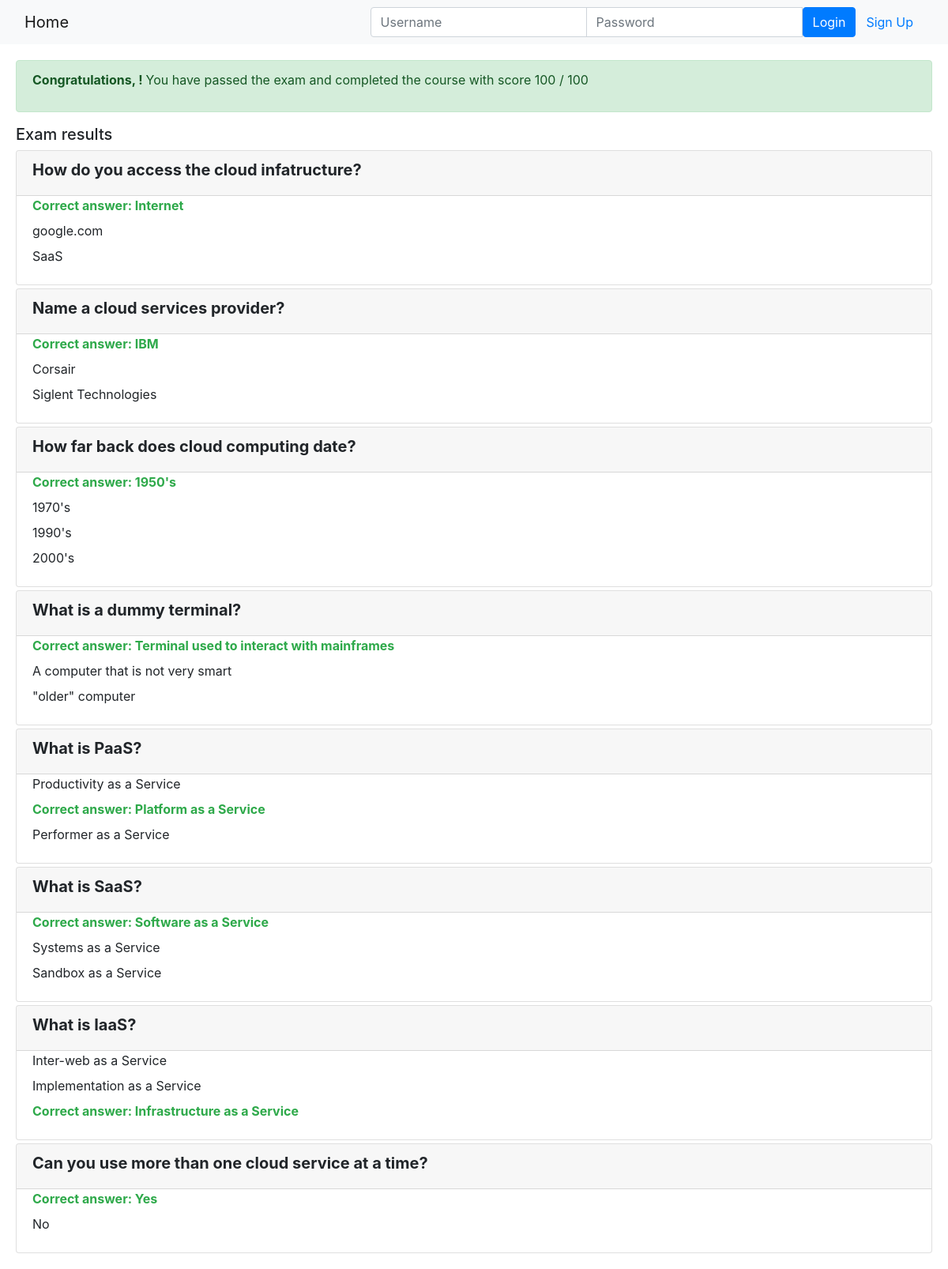
Page /onlinecourse/course/1/submission/1/result/ on the committed database.
### onlinecourse/models.py (models this page shows, shortened)
class Question(models.Model):
    lesson_id = models.ForeignKey(Lesson, on_delete=models.CASCADE)
    question_text = models.TextField()
    grade = models.IntegerField()

class Choice(models.Model):
    question_id = models.ForeignKey(Question, on_delete=models.CASCADE)
    choice_text = models.TextField()
    is_correct = models.BooleanField()

### onlinecourse/views.py (the view)
# urls.py: path('course/<int:course_id>/submission/<int:submission_id>/result/', views.show_exam_result, name = 'show_exam_result'),
def show_exam_result(request, course_id, submission_id):
    context = {}
    course = Course.objects.get(id = course_id)
    submit = Submission.objects.get(id = submission_id)
    selected = Submission.objects.filter(id = submission_id).values_list('choices',flat = True)
    score = 0
    for i in submit.choices.all().filter(is_correct=True).values_list('question_id'):
        score += Question.objects.filter(id=i[0]).first().grade
    context['selected'] = selected
    context['grade'] = score
    context['course'] = course
    return  render(request, 'onlinecourse/exam_result_bootstrap.html', context)

### onlinecourse/templates/onlinecourse/exam_result_bootstrap.html (shortened to what this page needs)
<!DOCTYPE html>
<html lang="en">
<head>
    {% load static %}
    <link rel="stylesheet" href="https://maxcdn.bootstrapcdn.com/bootstrap/4.5.2/css/bootstrap.min.css">
</head>
<body>
 <nav class="navbar navbar-light bg-light">
    <div class="container-fluid">
        <div class="navbar-header">
              <a class="navbar-brand" href="{% url 'onlinecourse:index' %}">Home</a>
        </div>
        <ul class="nav navbar-nav navbar-right">
            {% if user.is_authenticated %}
            <li>
                <a class="btn btn-link" href="#">{{ user.first_name }}({{ user.username }})</a>
                <a class="btn btn-link" href="{% url 'onlinecourse:logout' %}">Logout</a>
            </li>
            {% else %}
            <li>
                <form class="form-inline" action="{% url 'onlinecourse:login' %}" method="post">
                    <div class="input-group">
                        <input type="text" class="form-control" placeholder="Username" name="username" >
                        <input type="password" class="form-control" placeholder="Password" name="psw" >
                        <button class="btn btn-primary" type="submit">Login</button>
                        <a class="btn btn-link" href="{% url 'onlinecourse:registration' %}">Sign Up</a>
                    </div>
                </form>
            </li>
            {% endif %}
        </ul>
    </div>
</nav>
<div class="container-fluid" style='padding: 20px;'>
    {% if grade > 80 %}
    <div class="alert alert-success">
        <p><b>Congratulations, {{user.first_name}}! </b>You have passed the exam and completed the course with score {{grade}} / 100</p>
    </div>
        {% else %}
        <div class="alert alert-danger">
            <p><b>Failed. </b>Sorry, {{user.first_name}}! You have failed the exam with score {{grade}} / 100</p>
        </div>
        <a class="btn btn-link text-danger" href="{% url 'onlinecourse:course_details' course.id %}">Re-test</a>
        {% endif %}
        <div class="card-columns-vertical mt-1">
        <h5 class="">Exam results</h5>
            {% for lesson in course.lesson_set.all %}
            {% for question in lesson.question_set.all %}
            <div class="card mt-1">
                <div class="card-header"><h5 style="font-weight:bold">{{ question.question_text}}</h5></div>
                <div class="form-group">
                    {% for choice in question.choice_set.all %}
                    <div class="form-check">
                        {% if choice.id in selected %}
                            {% if choice.is_correct == True %}
                                <label style="color:#2ea94a;font-weight:bold">Correct answer: {{choice.choice_text}}</label>
                            {% else %}
                                <label style="color:red;font-weight:bold">Wrong answer: {{choice.choice_text}}</label>
                            {% endif %}
                        {% else %}
                            <label>{{choice.choice_text}}</label>
                        {% endif %}
                    </div>
                    {% endfor %}
                </div>
            </div>
            {% endfor %}
            {% endfor %}
        </div>
    </div>
</body>
</html>

### rows in the picture
Question: question_text "How do you access the cloud infatructure?"
Choice: choice_text "Internet"
Choice: choice_text "google.com"
Choice: choice_text "SaaS"
Question: question_text "Name a cloud services provider?"
Choice: choice_text "IBM"
Choice: choice_text "Corsair"
Choice: choice_text "Siglent Technologies"
Question: question_text "How far back does cloud computing date?"
Choice: choice_text "1950's"
Choice: choice_text "1970's"
Choice: choice_text "1990's"
Choice: choice_text "2000's"
Question: question_text "What is a dummy terminal?"
Choice: choice_text "Terminal used to interact with mainframes"
Choice: choice_text "A computer that is not very smart"
Choice: choice_text "\"older\" computer"
Question: question_text "What is PaaS?"
Choice: choice_text "Productivity as a Service"
Choice: choice_text "Platform as a Service"
Choice: choice_text "Performer as a Service"
Question: question_text "What is SaaS?"
Choice: choice_text "Software as a Service"
Choice: choice_text "Systems as a Service"
Choice: choice_text "Sandbox as a Service"
Question: question_text "What is IaaS?"
Choice: choice_text "Inter-web as a Service"
Choice: choice_text "Implementation as a Service"
Choice: choice_text "Infrastructure as a Service"
Question: question_text "Can you use more than one cloud service at a time?"
Choice: choice_text "Yes"
Choice: choice_text "No"

### other values in the picture
{{ grade }} "100"
